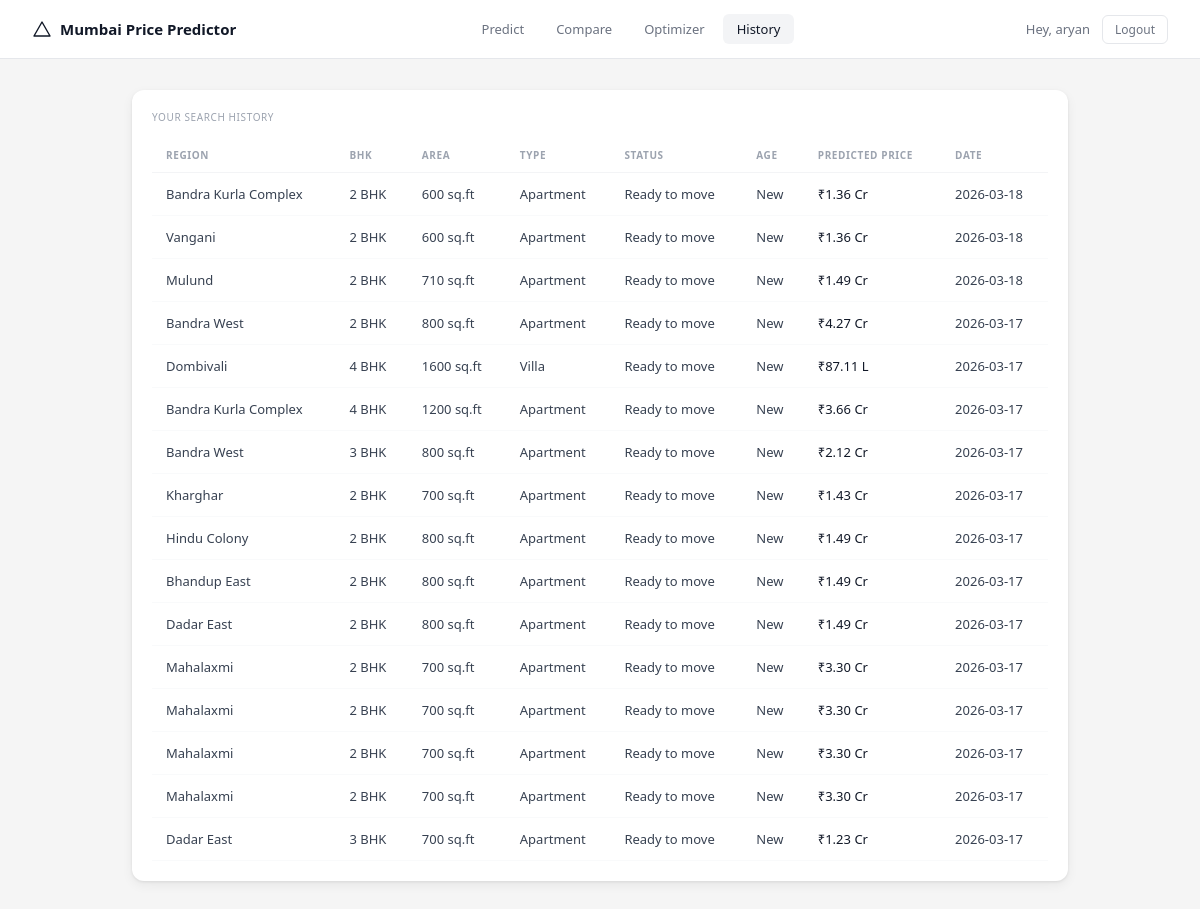
Page /history (signed in) on the earlier database version.
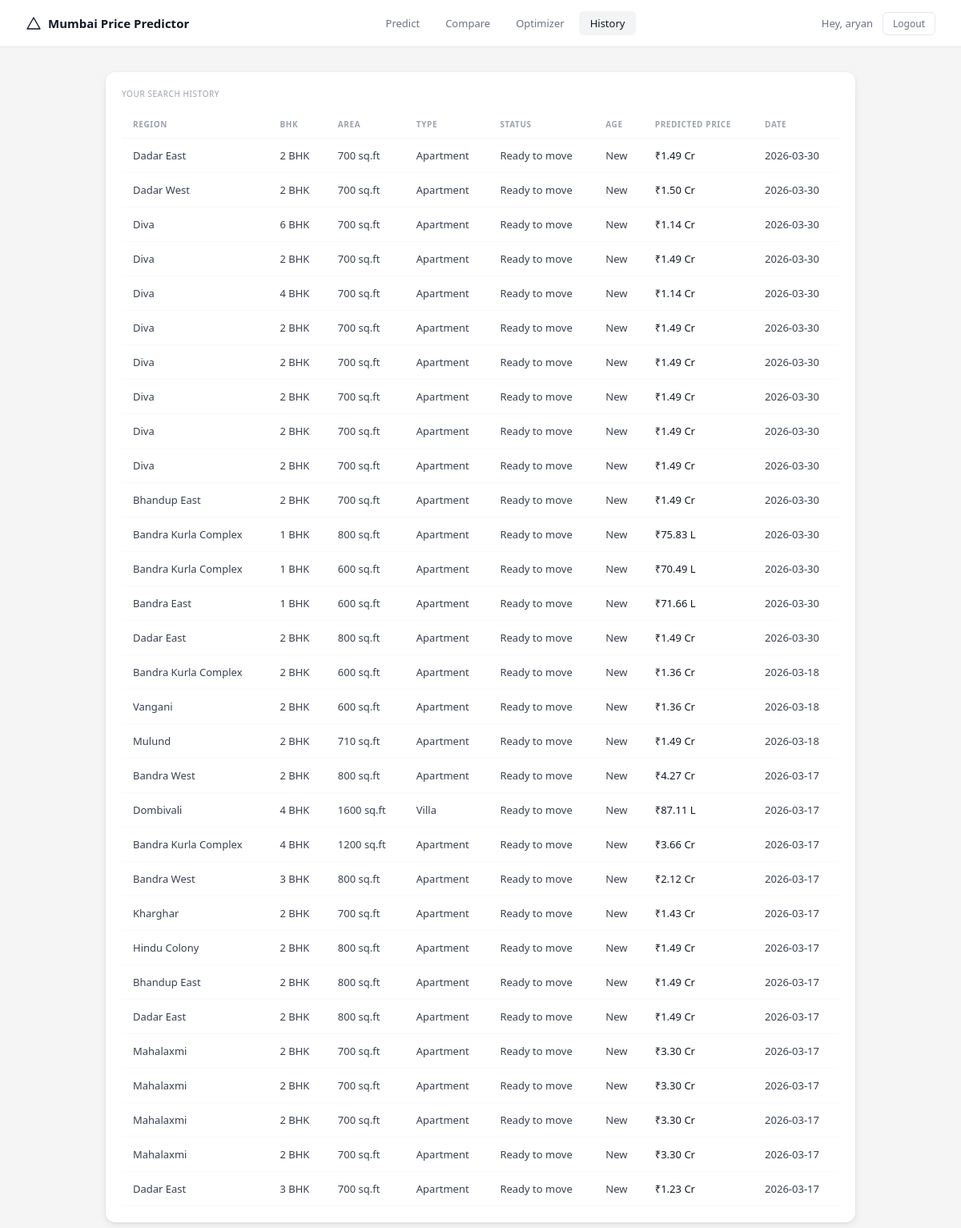
Same page on the later database version.
### tables this page shows
CREATE TABLE searches (
            id INTEGER PRIMARY KEY AUTOINCREMENT,
            user_id INTEGER NOT NULL,
            bhk INTEGER,
            area INTEGER,
            property_type TEXT,
            region TEXT,
            status TEXT,
            age TEXT,
            predicted_price REAL,
            created_at TIMESTAMP DEFAULT CURRENT_TIMESTAMP
        );

### app.py (the view)
@app.route("/history")
@login_required
def history():
    conn = sqlite3.connect("database.db")
    cursor = conn.cursor()
    cursor.execute("""
        SELECT bhk, area, property_type, region, status, age, predicted_price, created_at
        FROM searches WHERE user_id=?
        ORDER BY created_at DESC
    """, (session["user_id"],))
    searches = cursor.fetchall()
    conn.close()
    return render_template("history.html",
        searches=searches,
        user_name=session["user_name"],
        show_nav=True
    )

### app.py (called while the page is built)
def login_required(f):
    @wraps(f)
    def decorated(*args, **kwargs):
        if "user_id" not in session:
            return redirect(url_for("login"))
        return f(*args, **kwargs)
    return decorated

### templates/history.html
{% extends "base.html" %}
{% block content %}
<div class="card" style="padding: 20px;">
    <div class="section-label">your search history</div>
    {% if searches %}
    <table class="history-table">
        <thead>
            <tr>
                <th>Region</th>
                <th>BHK</th>
                <th>Area</th>
                <th>Type</th>
                <th>Status</th>
                <th>Age</th>
                <th>Predicted Price</th>
                <th>Date</th>
            </tr>
        </thead>
        <tbody>
            {% for s in searches %}
            <tr>
                <td>{{ s[3] }}</td>
                <td>{{ s[0] }} BHK</td>
                <td>{{ s[1] }} sq.ft</td>
                <td>{{ s[2] }}</td>
                <td>{{ s[4] }}</td>
                <td>{{ s[5] }}</td>
                <td style="color: #111827; font-weight: 500;">
                    {% if s[6] >= 100 %}
                        ₹{{ "%.2f"|format(s[6]/100) }} Cr
                    {% else %}
                        ₹{{ "%.2f"|format(s[6]) }} L
                    {% endif %}
                </td>
                <td>{{ s[7][:10] }}</td>
            </tr>
            {% endfor %}
        </tbody>
    </table>
    {% else %}
    <div style="text-align: center; padding: 3rem; color: #9ca3af;">
        No searches yet — go predict some prices!
    </div>
    {% endif %}
</div>
{% endblock %}

### templates/base.html (shortened to what this page needs)
<!DOCTYPE html>
<html lang="en">
<head>
    <link rel="stylesheet" href="{{ url_for('static', filename='css/style.css') }}">
</head>
<body>
    {% if show_nav %}
    <nav class="navbar">
        <a href="/" class="nav-logo">
    <svg width="20" height="20" viewBox="0 0 20 20" fill="none">
        <path d="M2 17L10 3l8 14H2z" stroke="#111827" stroke-width="1.4" stroke-linejoin="round"/>
    </svg>
    Mumbai Price Predictor
</a>
        <div class="nav-links">
            <a href="/dashboard" class="{{ 'active' if request.path == '/dashboard' }}">Predict</a>
            <a href="/compare" class="{{ 'active' if request.path == '/compare' }}">Compare</a>
            <a href="/optimizer" class="{{ 'active' if request.path == '/optimizer' }}">Optimizer</a>
            <a href="/history" class="{{ 'active' if request.path == '/history' }}">History</a>
        </div>
        <div class="nav-user">
            <span>Hey, {{ user_name }}</span>
            <a href="/logout" class="logout-btn">Logout</a>
        </div>
    </nav>
    {% endif %}
    <div class="container">
        {% block content %}{% endblock %}
    </div>
</body>
</html>

### static/css/style.css (style rules this page uses)
* { margin: 0; padding: 0; box-sizing: border-box; font-family: 'Segoe UI', sans-serif; }
body { background: #f5f5f5; color: #111827; min-height: 100vh; }
.navbar { position: fixed; top: 0; left: 0; right: 0; z-index: 100; display: flex; align-items: center; justify-content: space-between; padding: 14px 2rem; background: #ffffff; border-bottom: 1px solid #e5e7eb; }
.nav-logo { display: flex; align-items: center; gap: 8px; font-size: 15px; font-weight: 600; color: #111827; text-decoration: none; }
.nav-links { display: flex; gap: 4px; }
.nav-links a { color: #6b7280; text-decoration: none; font-size: 13px; padding: 6px 14px; border-radius: 6px; transition: all 0.2s; }
.nav-links a.active { color: #111827; background: #f3f4f6; font-weight: 500; }
.nav-user { display: flex; align-items: center; gap: 12px; font-size: 13px; color: #6b7280; }
.logout-btn { color: #6b7280; text-decoration: none; font-size: 12px; padding: 5px 12px; border: 1px solid #e5e7eb; border-radius: 6px; transition: all 0.2s; }
.container { max-width: 1000px; margin: 0 auto; padding: 90px 2rem 2rem; }
.card { background: #ffffff; border-radius: 12px; box-shadow: 0 1px 3px rgba(0,0,0,0.08), 0 4px 12px rgba(0,0,0,0.06); padding: 20px; }
.section-label { font-size: 10px; color: #9ca3af; text-transform: uppercase; letter-spacing: 0.06em; margin-bottom: 14px; }
.history-table { width: 100%; border-collapse: collapse; font-size: 13px; }
.history-table th { text-align: left; padding: 10px 14px; font-size: 10px; color: #9ca3af; text-transform: uppercase; letter-spacing: 0.06em; border-bottom: 1px solid #f3f4f6; }
.history-table td { padding: 12px 14px; color: #374151; border-bottom: 1px solid #f9fafb; }

Differences in the rows shown:
added searches: region "Dadar East", bhk "2", area "700", property_type "Apartment", status "Ready to move", age "New", s[6]/100 "1.49", created_at "2026-03-30"
added searches: region "Dadar West", bhk "2", area "700", property_type "Apartment", status "Ready to move", age "New", s[6]/100 "1.50", created_at "2026-03-30"
added searches: region "Diva", bhk "6", area "700", property_type "Apartment", status "Ready to move", age "New", s[6]/100 "1.14", created_at "2026-03-30"
added searches: region "Diva", bhk "2", area "700", property_type "Apartment", status "Ready to move", age "New", s[6]/100 "1.49", created_at "2026-03-30"
added searches: region "Diva", bhk "4", area "700", property_type "Apartment", status "Ready to move", age "New", s[6]/100 "1.14", created_at "2026-03-30"
added searches: region "Diva", bhk "2", area "700", property_type "Apartment", status "Ready to move", age "New", s[6]/100 "1.49", created_at "2026-03-30"
added searches: region "Diva", bhk "2", area "700", property_type "Apartment", status "Ready to move", age "New", s[6]/100 "1.49", created_at "2026-03-30"
added searches: region "Diva", bhk "2", area "700", property_type "Apartment", status "Ready to move", age "New", s[6]/100 "1.49", created_at "2026-03-30"
added searches: region "Diva", bhk "2", area "700", property_type "Apartment", status "Ready to move", age "New", s[6]/100 "1.49", created_at "2026-03-30"
added searches: region "Diva", bhk "2", area "700", property_type "Apartment", status "Ready to move", age "New", s[6]/100 "1.49", created_at "2026-03-30"
added searches: region "Bhandup East", bhk "2", area "700", property_type "Apartment", status "Ready to move", age "New", s[6]/100 "1.49", created_at "2026-03-30"
added searches: region "Bandra Kurla Complex", bhk "1", area "800", property_type "Apartment", status "Ready to move", age "New", predicted_price "75.83", created_at "2026-03-30"
added searches: region "Bandra Kurla Complex", bhk "1", area "600", property_type "Apartment", status "Ready to move", age "New", predicted_price "70.49", created_at "2026-03-30"
added searches: region "Bandra East", bhk "1", area "600", property_type "Apartment", status "Ready to move", age "New", predicted_price "71.66", created_at "2026-03-30"
added searches: region "Dadar East", bhk "2", area "800", property_type "Apartment", status "Ready to move", age "New", s[6]/100 "1.49", created_at "2026-03-30"
